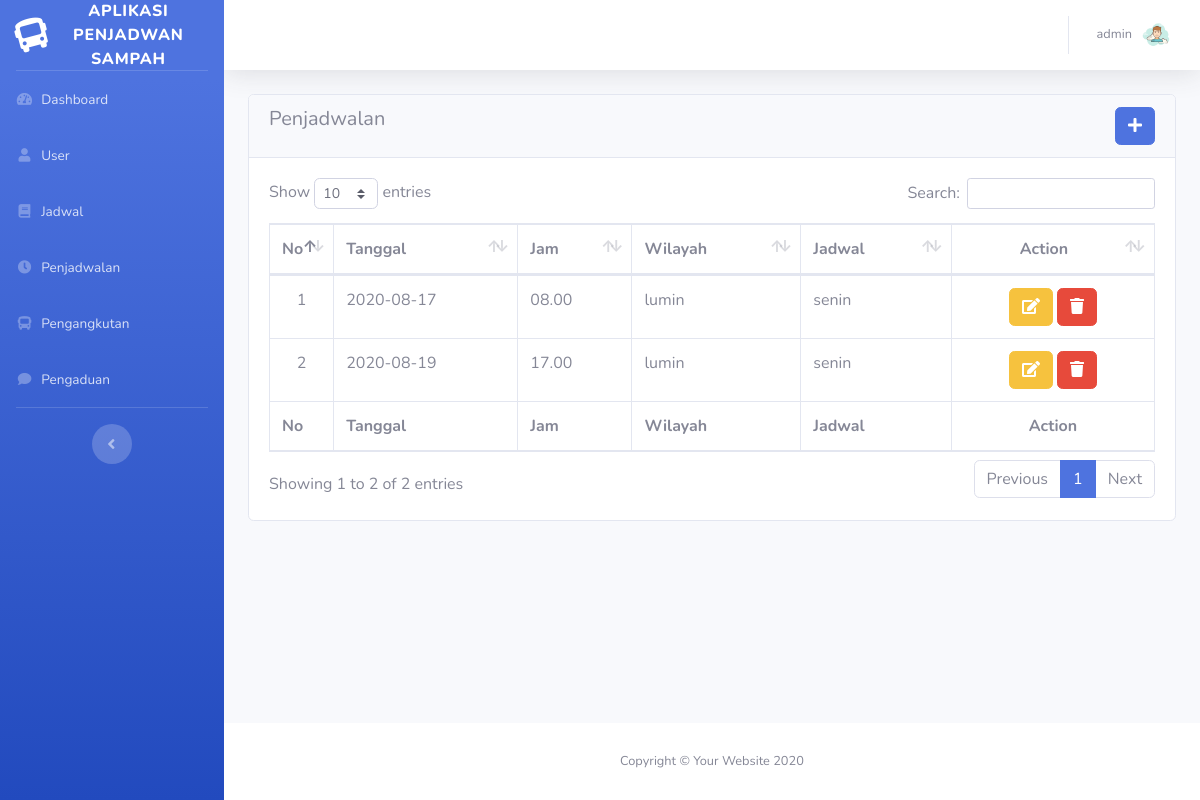
The page /halaman.php?page=penjadwalan/index (signed in) on the database its author committed.
### tables this page shows
CREATE TABLE `penjadwalan` (
  `id_penjadwalan` int(11) NOT NULL,
  `id_jadwal` int(11) NOT NULL,
  `tanggal` date NOT NULL,
  `jam` varchar(20) NOT NULL,
  `status` varchar(50) DEFAULT NULL
);

CREATE TABLE `jadwal` (
  `id_jadwal` int(11) NOT NULL,
  `wilayah` varchar(100) NOT NULL,
  `jadwal` varchar(100) NOT NULL
);

### penjadwalan/index.php (the view, shortened to what this page needs)
<div class="card">
    <div class="card-header">
        <div class="row">
            <div class="col-md-6">
                <div class="text-left">
                    <h5>Penjadwalan</h5>
                </div>
            </div>
            <div class="col-md-6">
                <div class="text-right">
                    <button type="button" onclick="jadwal()" class="btn btn-primary"><i class="fa fa-plus"></i></button>
                </div>
            </div>
        </div>
    </div>
    <div class="card-body">
        <div class="table-responsive">
            <table class="table table-bordered" id="dataTable" width="100%" cellspacing="0">
                <thead>
                <tr>
                    <th style="width: 10px;">No</th>
                    <th>Tanggal</th>
                    <th>Jam</th>
                    <th>Wilayah</th>
                    <th>Jadwal</th>
                    <th style="width: 160px; text-align: center;">Action</th>
                </tr>
                </thead>
                <tfoot>
                <tr>
                    <th>No</th>
                    <th>Tanggal</th>
                    <th>Jam</th>
                    <th>Wilayah</th>
                    <th>Jadwal</th>
                    <th style="width: 160px; text-align: center;">Action</th>
                </tr>
                </tfoot>
                <tbody>
                    <?php
                        $data = mysqli_query($con,"SELECT * FROM penjadwalan a LEFT JOIN jadwal b ON a.id_jadwal=b.id_jadwal");
                        foreach($data as $i => $a):
                    ?>
                <tr>
                    <td style="text-align: center;"><?= $i+1 ?></td>
                    <td><?= $a['tanggal'] ?></td>
                    <td><?= $a['jam'] ?></td>
                    <td><?= $a['wilayah'] ?></td>
                    <td><?= $a['jadwal'] ?></td>
                    <td class="text-center">
                        <button type="button" onclick="edit('<?= $a['id_penjadwalan'] ?>')" class="btn btn-warning"><i class="fa fa-edit"></i></button>
                        <a href="?page=penjadwalan/hapus&id=<?= $a['id_penjadwalan'] ?>" class="btn btn-danger"><i class="fa fa-trash"></i></a>
                    </td>
                </tr>
                <?php endforeach ?>
                </tbody>
            </table>
        </div>
    </div>
</div>

### rows shown on the page
penjadwalan: tanggal "2020-08-17", jam "08.00", id_jadwal.wilayah "lumin", id_jadwal.jadwal "senin"
penjadwalan: tanggal "2020-08-19", jam "17.00", id_jadwal.wilayah "lumin", id_jadwal.jadwal "senin"

### other values the page prints
$_SESSION['nama'] "admin"
